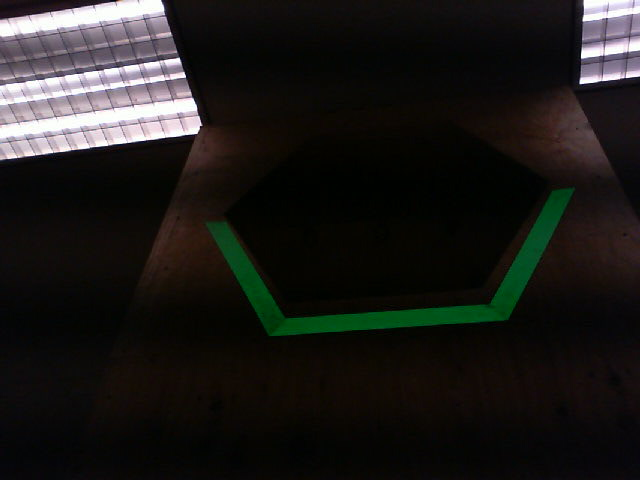
#> input picture PythonCameraCode/TJ/CameraCalibration/2020Target/my_photo-1.jpg, 640 x 480 px, given in place of my_photo-38.jpg, which was not available
$ python targetTest2020-02-21.py
#> lines starting #> are read from the running program, lines starting #| are printed output that depends on the picture; after the words box and inside, x2 and y2 are one past the last pixel; in counts of white or black regions, pixels touching at a corner belong together; pictures that were not available may be replaced by others from this repository, and a replacement may not be noted
import cv2
import numpy as np
import math
import colorsys
import time
import json
from enum import Enum
# from cscore import CameraServer, VideoSource, UsbCamera, MjpegServer, CvSink, CvSource, VideoMode


class TargTestFebTwOne:
    """
    An OpenCV pipeline generated by GRIP.
    """

    def __init__(self):
        """initializes all values to presets or None if need to be set
        """

        self.__hsv_threshold_hue = [59.81587611266919, 83.37920461389646]
        self.__hsv_threshold_saturation = [151.47148632892322, 254.7363828862536]
        self.__hsv_threshold_value = [31.28797058320366, 245.0109921659375]

        self.hsv_threshold_output = None

        self.__cv_dilate_src = self.hsv_threshold_output
        self.__cv_dilate_kernel = None
        self.__cv_dilate_anchor = (-1, -1)
        self.__cv_dilate_iterations = 2.0
        self.__cv_dilate_bordertype = cv2.BORDER_CONSTANT
        self.__cv_dilate_bordervalue = (-1)

        self.cv_dilate_output = None


        self.__mask_mask = self.cv_dilate_output

        self.mask_output = None

        self.__find_contours_input = self.cv_dilate_output
        self.__find_contours_external_only = False

        self.find_contours_output = None

        self.__filter_contours_0_contours = self.find_contours_output
        self.__filter_contours_0_min_area = 10.0
        self.__filter_contours_0_min_perimeter = 0.0
        self.__filter_contours_0_min_width = 0
        self.__filter_contours_0_max_width = 1000
        self.__filter_contours_0_min_height = 0
        self.__filter_contours_0_max_height = 1000
        self.__filter_contours_0_solidity = [0.0, 100]
        self.__filter_contours_0_max_vertices = 1000.0
        self.__filter_contours_0_min_vertices = 0
        self.__filter_contours_0_min_ratio = 0
        self.__filter_contours_0_max_ratio = 1000

        self.filter_contours_0_output = None

        self.__convex_hulls_contours = self.filter_contours_0_output

        self.convex_hulls_output = None

        self.__filter_contours_1_contours = self.convex_hulls_output
        self.__filter_contours_1_min_area = 0
        self.__filter_contours_1_min_perimeter = 0
        self.__filter_contours_1_min_width = 0
        self.__filter_contours_1_max_width = 1000
        self.__filter_contours_1_min_height = 0
        self.__filter_contours_1_max_height = 1000
        self.__filter_contours_1_solidity = [0, 100]
        self.__filter_contours_1_max_vertices = 20.0
        self.__filter_contours_1_min_vertices = 3.0
        self.__filter_contours_1_min_ratio = 0
        self.__filter_contours_1_max_ratio = 1000

        self.filter_contours_1_output = None


    def process(self, source0):
        """
        Runs the pipeline and sets all outputs to new values.
        """
        # Step HSV_Threshold0:
        self.__hsv_threshold_input = source0
        (self.hsv_threshold_output) = self.__hsv_threshold(self.__hsv_threshold_input, self.__hsv_threshold_hue, self.__hsv_threshold_saturation, self.__hsv_threshold_value)

        # Step CV_dilate0:
        self.__cv_dilate_src = self.hsv_threshold_output
        (self.cv_dilate_output) = self.__cv_dilate(self.__cv_dilate_src, self.__cv_dilate_kernel, self.__cv_dilate_anchor, self.__cv_dilate_iterations, self.__cv_dilate_bordertype, self.__cv_dilate_bordervalue)

        # Step Mask0:
        self.__mask_input = source0
        self.__mask_mask = self.cv_dilate_output
        (self.mask_output) = self.__mask(self.__mask_input, self.__mask_mask)

        # Step Find_Contours0:
        self.__find_contours_input = self.cv_dilate_output
        (self.find_contours_output) = self.__find_contours(self.__find_contours_input, self.__find_contours_external_only)

        # Step Filter_Contours0:
        self.__filter_contours_0_contours = self.find_contours_output
        (self.filter_contours_0_output) = self.__filter_contours(self.__filter_contours_0_contours, self.__filter_contours_0_min_area, self.__filter_contours_0_min_perimeter, self.__filter_contours_0_min_width, self.__filter_contours_0_max_width, self.__filter_contours_0_min_height, self.__filter_contours_0_max_height, self.__filter_contours_0_solidity, self.__filter_contours_0_max_vertices, self.__filter_contours_0_min_vertices, self.__filter_contours_0_min_ratio, self.__filter_contours_0_max_ratio)

        # Step Convex_Hulls0:
        self.__convex_hulls_contours = self.filter_contours_0_output
        (self.convex_hulls_output) = self.__convex_hulls(self.__convex_hulls_contours)

        # Step Filter_Contours1:
        self.__filter_contours_1_contours = self.convex_hulls_output
        (self.filter_contours_1_output) = self.__filter_contours(self.__filter_contours_1_contours, self.__filter_contours_1_min_area, self.__filter_contours_1_min_perimeter, self.__filter_contours_1_min_width, self.__filter_contours_1_max_width, self.__filter_contours_1_min_height, self.__filter_contours_1_max_height, self.__filter_contours_1_solidity, self.__filter_contours_1_max_vertices, self.__filter_contours_1_min_vertices, self.__filter_contours_1_min_ratio, self.__filter_contours_1_max_ratio)


    @staticmethod
    def __hsv_threshold(input, hue, sat, val):
        """Segment an image based on hue, saturation, and value ranges.
        Args:
            input: A BGR np.ndarray.
            hue: A list of two numbers the are the min and max hue.
            sat: A list of two numbers the are the min and max saturation.
            lum: A list of two numbers the are the min and max value.
        Returns:
            A black and white np.ndarray.
        """
        out = cv2.cvtColor(input, cv2.COLOR_BGR2HSV)
        return cv2.inRange(out, (hue[0], sat[0], val[0]),  (hue[1], sat[1], val[1]))

    @staticmethod
    def __cv_dilate(src, kernel, anchor, iterations, border_type, border_value):
        """Expands area of higher value in an image.
        Args:
           src: A np.ndarray.
           kernel: The kernel for dilation. A np.ndarray.
           iterations: the number of times to dilate.
           border_type: Opencv enum that represents a border type.
           border_value: value to be used for a constant border.
        Returns:
            A np.ndarray after dilation.
        """
        return cv2.dilate(src, kernel, anchor, iterations = (int) (iterations +0.5),
                            borderType = border_type, borderValue = border_value)

    @staticmethod
    def __mask(input, mask):
        """Filter out an area of an image using a binary mask.
        Args:
            input: A three channel np.ndarray.
            mask: A black and white np.ndarray.
        Returns:
            A three channel np.ndarray.
        """
        return cv2.bitwise_and(input, input, mask=mask)

    @staticmethod
    def __find_contours(input, external_only):
        """Sets the values of pixels in a binary image to their distance to the nearest black pixel.
        Args:
            input: A np.ndarray.
            external_only: A boolean. If true only external contours are found.
        Return:
            A list of np.ndarray where each one represents a contour.
        """
        if(external_only):
            mode = cv2.RETR_EXTERNAL
        else:
            mode = cv2.RETR_LIST
        method = cv2.CHAIN_APPROX_SIMPLE
        contours, hierarchy =cv2.findContours(input, mode=mode, method=method)
        return contours

    @staticmethod
    def __convex_hulls(input_contours):
        """Computes the convex hulls of contours.
        Args:
            input_contours: A list of np.ndarray that each represent a contour.
        Returns:
            A list of np.ndarray that each represent a contour.
        """
        output = []
        for contour in input_contours:
            output.append(cv2.convexHull(contour))
        return output

    @staticmethod
    def __filter_contours(input_contours, min_area, min_perimeter, min_width, max_width,
                        min_height, max_height, solidity, max_vertex_count, min_vertex_count,
                        min_ratio, max_ratio):
        """Filters out contours that do not meet certain criteria.
        Args:
            input_contours: Contours as a list of np.ndarray.
            min_area: The minimum area of a contour that will be kept.
            min_perimeter: The minimum perimeter of a contour that will be kept.
            min_width: Minimum width of a contour.
            max_width: MaxWidth maximum width.
            min_height: Minimum height.
            max_height: Maximimum height.
            solidity: The minimum and maximum solidity of a contour.
            min_vertex_count: Minimum vertex Count of the contours.
            max_vertex_count: Maximum vertex Count.
            min_ratio: Minimum ratio of width to height.
            max_ratio: Maximum ratio of width to height.
        Returns:
            Contours as a list of np.ndarray.
        """
        output = []
        for contour in input_contours:
            x,y,w,h = cv2.boundingRect(contour)
            if (w < min_width or w > max_width):
                continue
            if (h < min_height or h > max_height):
                continue
            area = cv2.contourArea(contour)
            if (area < min_area):
                continue
            if (cv2.arcLength(contour, True) < min_perimeter):
                continue
            hull = cv2.convexHull(contour)
            solid = 100 * area / cv2.contourArea(hull)
            if (solid < solidity[0] or solid > solidity[1]):
                continue
            if (len(contour) < min_vertex_count or len(contour) > max_vertex_count):
                continue
            ratio = (float)(w) / h
            if (ratio < min_ratio or ratio > max_ratio):
                continue
            output.append(contour)
        return output


'''

LIVE FEED

camera = UsbCamera("CammyBoi", 0)
camera.setExposureManual(10)
#camera.setConfigJson(json.dumps(json.load(open(configFile, "rt", encoding="utf-8"))))
vidSink = CvSink("Camera")
vidSink.setSource(camera)

vidSource = CvSource("Processed", VideoMode.PixelFormat.kMJPEG, 640, 480, 30)
networkStream = MjpegServer("Stream", 1181)
networkStream.setSource(vidSource)
img = np.zeros(shape=(480, 640, 3), dtype=np.uint8)

while(True):
    ret, src = vidSink.grabFrame(img)
    startTime = time.time()

    gLine.process(src)

    image = gLine.mask_output

    print(time.time() - startTime)
    vidSource.putFrame(image)
    if cv2.waitKey(1) & 0xFF == ord('q'):
        break
# When everything done, release the capture

'''

def filter(polys):
    output = []

    for p in polys :
        if len(p) == 4:
            output.append(p)

    if len(output) == 0 and len(polys) > 0:
        output.append(max(polys, key = cv2.contourArea))

    return output


def findCameraPoints (contour):
    highest = [0,100000]
    secondHighest = [0,1000000]
    for i in contour.tolist(): #Finds two highest first
        # print(i)
        if i[0][1] < highest[1]:
            secondHighest = highest
            highest = i[0]
        elif i[0][1] < secondHighest[1]:
            secondHighest = i[0]

    highPoints = [highest, secondHighest]

    lowPoints = [i[0] for i in contour.tolist()]
    for i in highPoints:
        lowPoints.remove(i)

    out = []

    if highPoints[0][0] < highPoints[1][0]:
        out.append(highPoints[0])
        out.append(highPoints[1])
    else:
        out.append(highPoints[1])
        out.append(highPoints[0])

    if lowPoints[0][0] < lowPoints[1][0]:
        out.append(lowPoints[0])
        out.append(lowPoints[1])
    else:
        out.append(lowPoints[1])
        out.append(lowPoints[0])

    print(out)

    return out

def compute_output_values(rvec, tvec):
    #Compute the necessary output distance and angles
    x = tvec[0][0]
    z = tvec[2][0]
    # distance in the horizontal plane between camera and target
    distance = math.sqrt(x**2 + z**2)
    # horizontal angle between camera center line and target
    angle1 = math.atan2(x, z)
    rot, _ = cv2.Rodrigues(rvec)
    rot_inv = rot.transpose()
    pzero_world = np.matmul(rot_inv, -tvec)
    angle2 = math.atan2(pzero_world[0][0], pzero_world[2][0])
    return distance, angle1, angle2


worldCoordinates = [[-19.645, 0, 0], #Top left
                    [19.645, 0, 0],  #Top right
                    [-9.8125, -17, 0], #Bottom left
                    [9.8125, -17, 0]] #Bottom right
cameraMatrix = [[1230.5642479670416, 0.0, 670.2136192250273], [0.0, 1236.9847320777644, 380.13941446862134], [0.0, 0.0, 1.0]]
dist = [[0.3429686894097005, -2.5260873521404896, 0.009816323216217967, 0.001435552712234123, 6.877960486694869]]
pipeline = TargTestFebTwOne()

maxPics = 30
val = 38

blank_image = np.zeros((480,640,3), np.uint8)
epsilon = 15

while True:
    imgloc = "CameraCalibration\\2020Target\\my_photo-{imgNo}.jpg".format(imgNo = val)
    #imgloc = "CameraCalibration\\2020Target\\10sqrt2.jpg"
    img = cv2.imread(imgloc)
#> img is the input picture: shape (480, 640, 3); mean B, G, R 25.4, 27.7, 29
    pipeline.process(img)
#> in __hsv_threshold, `out = cv2.cvtColor(input, cv2.COLOR_BGR2HSV)`: out: shape (480, 640, 3); mean H, S, V 57.7, 126, 32.2
#> in __hsv_threshold, `return cv2.inRange(out, (hue[0], sat[0], val[0]),  (hue[1], sat[1], va..`:
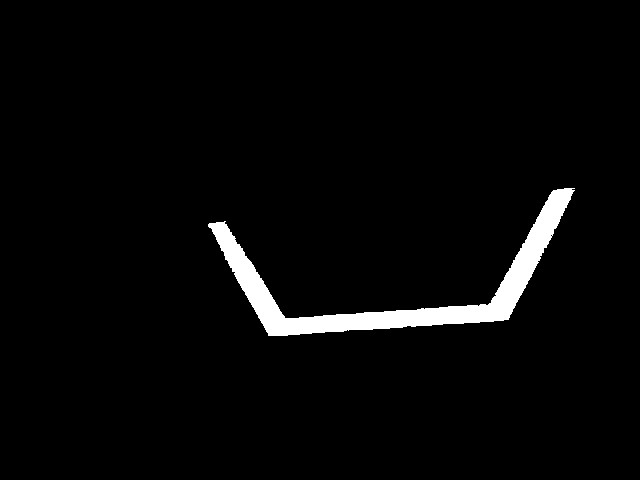
#> returned value: shape (480, 640); 3.1% white; 1 white region, box (x1, y1, x2, y2) and area: (208, 188, 575, 336) 9390
#> in __mask, `return cv2.bitwise_and(input, input, mask=mask)`:
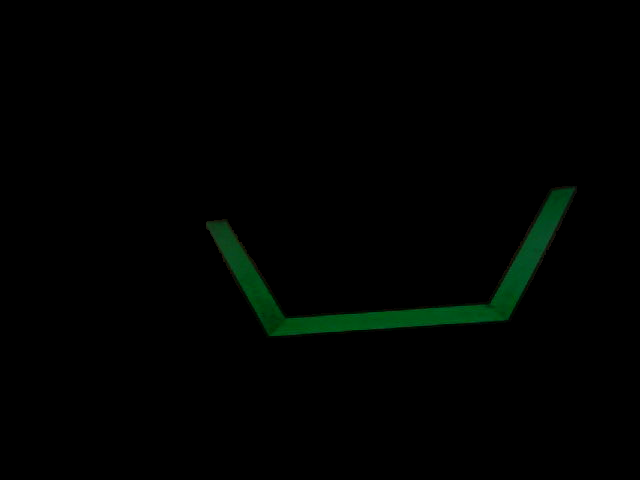
#> returned value: shape (480, 640, 3); mean of channels 0, 1, 2 0.8, 2.4, 0.2; drawn as B, G, R

    processedImg = pipeline.mask_output
    contours = pipeline.filter_contours_1_output

    approxPolys = []
    for c in contours:
        approxPolys.append(cv2.approxPolyDP(c, epsilon, True))


    filteredPolys = filter(approxPolys)

    poly_img = np.zeros((480,640,3), np.uint8)

    imgCoords = []

    if len(filteredPolys) > 0:
        c = max(filteredPolys, key = cv2.contourArea)
        cv2.drawContours(img, [c], -1, (255, 255, 255), 1)
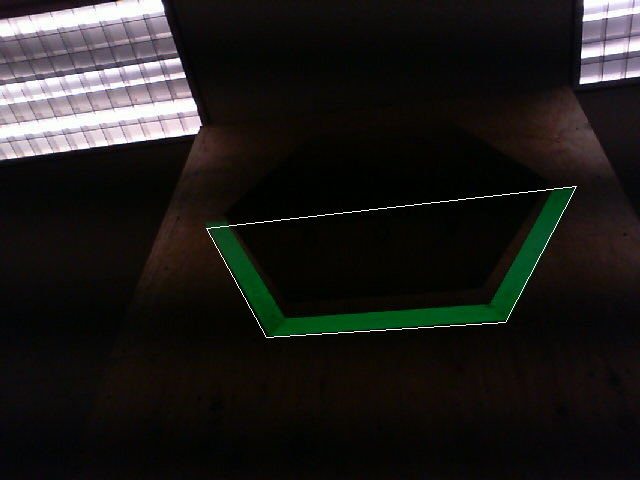
#> img: shape (480, 640, 3); 0.28% of pixels changed, all inside (x1, y1, x2, y2) = (206, 186, 577, 338)
        imgCoords = findCameraPoints(c)

        cv2.circle(img, tuple(imgCoords[0]), 2, (255, 0, 0), 1)   #top left - blue
#> img: shape (480, 640, 3); under 0.01% of pixels changed, all inside (x1, y1, x2, y2) = (204, 226, 209, 231)
        cv2.circle(img, tuple(imgCoords[1]), 2, (0, 0, 255), 1)   #top right - red
#> img: shape (480, 640, 3); mean B, G, R 26.1, 28.3, 29.7
        cv2.circle(img, tuple(imgCoords[2]), 2, (255, 0, 255), 1) #bottom left - magenta
#> img: shape (480, 640, 3); mean B, G, R 26.1, 28.3, 29.7
        cv2.circle(img, tuple(imgCoords[3]), 2, (0, 255, 255), 1) #bottom right - yellow
#> img: shape (480, 640, 3); mean B, G, R 26.1, 28.3, 29.7

        retval, rvec, tvec = cv2.solvePnP(np.array(worldCoordinates, dtype=np.float64),
                                np.array(imgCoords, dtype=np.float32),
                                np.array(cameraMatrix, dtype=np.float64),
                                np.array(dist, dtype=np.float64))
        distance, angle1, angle2 = compute_output_values(rvec, tvec)

        print(distance, angle1, angle2)

    cv2.imshow('image', img)
    ch = cv2.waitKey(0)
#> (key q is pressed here)

    if(ch == ord('w') or ch == ord('W')):
        val += 1
        if(val > maxPics):
            val = 1
    elif(ch == ord('s') or ch == ord('S')):
        val -= 1
        if(val < 1):
            val = maxPics
    elif(ch == ord(' ')):
        break

cv2.destroyAllWindows()

$ run again, on PythonCameraCode/TJ/CameraCalibration/2020Target/my_photo-13.jpg
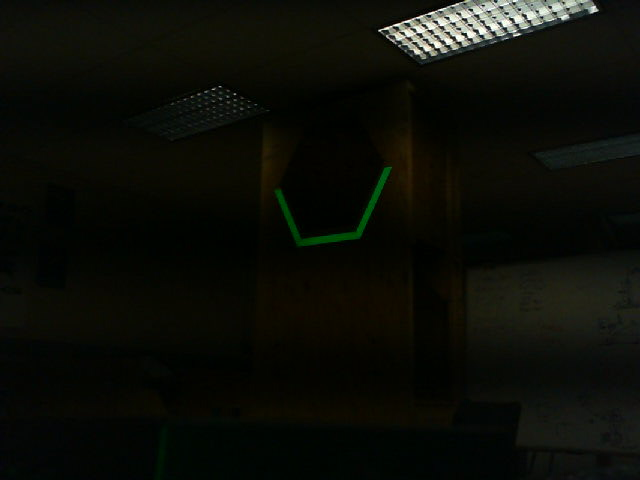
#> input picture PythonCameraCode/TJ/CameraCalibration/2020Target/my_photo-13.jpg, 640 x 480 px, given in place of my_photo-38.jpg, which was not available
#> img is the input picture: shape (480, 640, 3); mean B, G, R 7.7, 13.7, 12
#> out: shape (480, 640, 3); mean H, S, V 43, 176.3, 14.2
#> in __hsv_threshold, `return cv2.inRange(out, (hue[0], sat[0], val[0]),  (hue[1], sat[1], va..`:
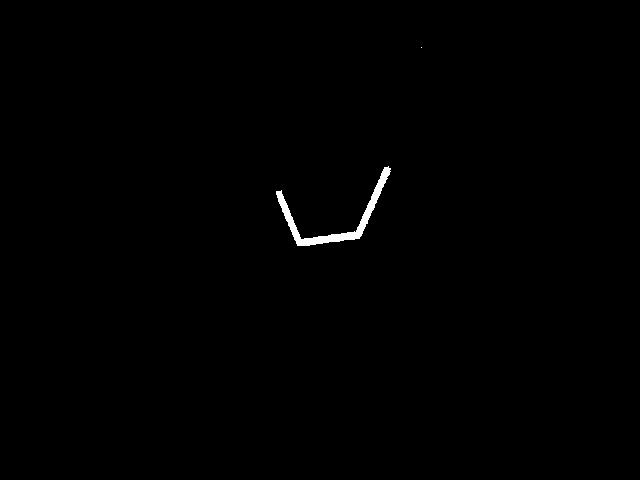
#> returned value: shape (480, 640); 0.44% white; 2 white regions (1 under 20 px), largest, box (x1, y1, x2, y2) and area: (276, 166, 391, 246) 1340
#> `cv2.drawContours(img, [c], -1, (255, 255, 255), 1)`:
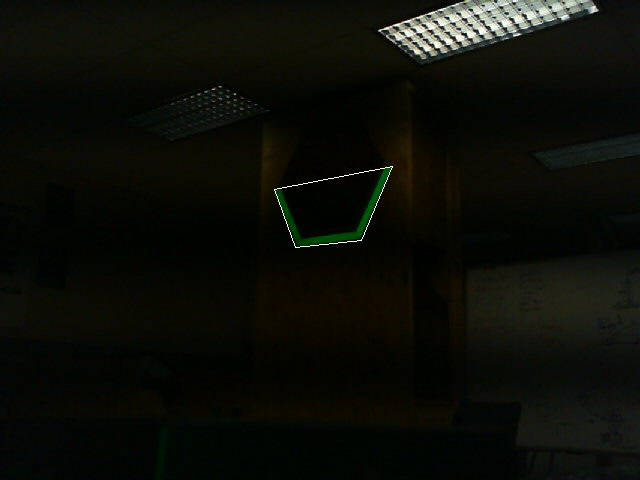
#> img: shape (480, 640, 3); 0.1% of pixels changed, all inside (x1, y1, x2, y2) = (274, 166, 393, 248)
